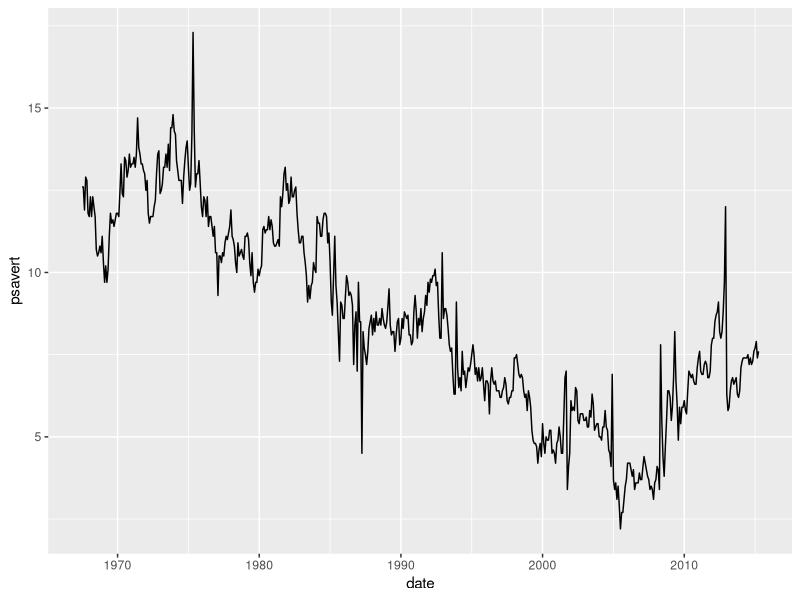
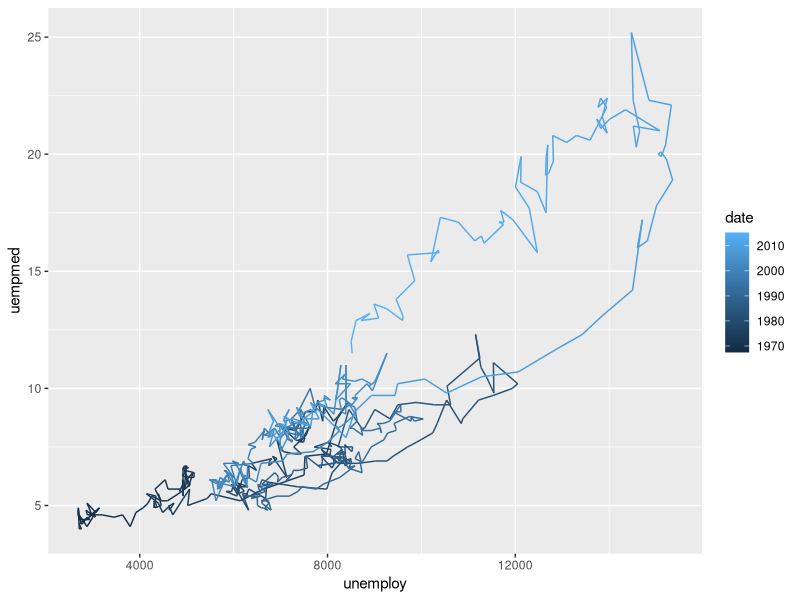
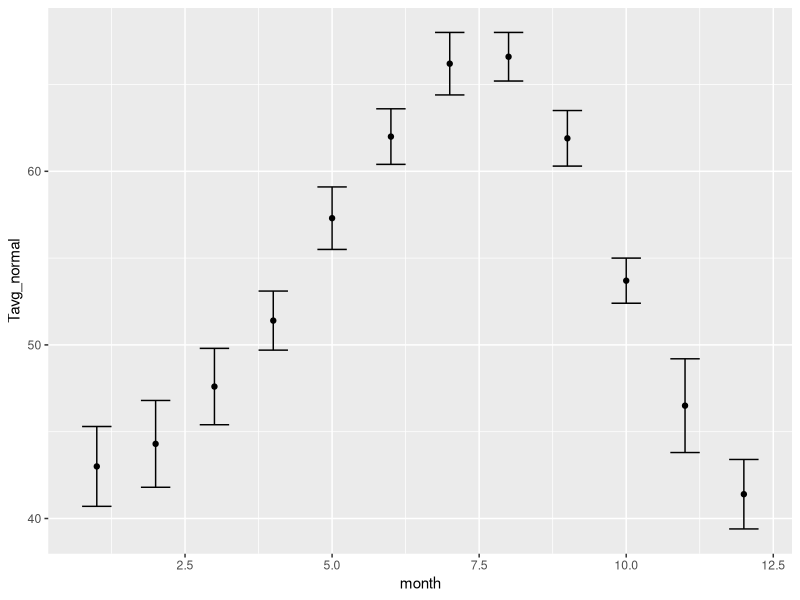
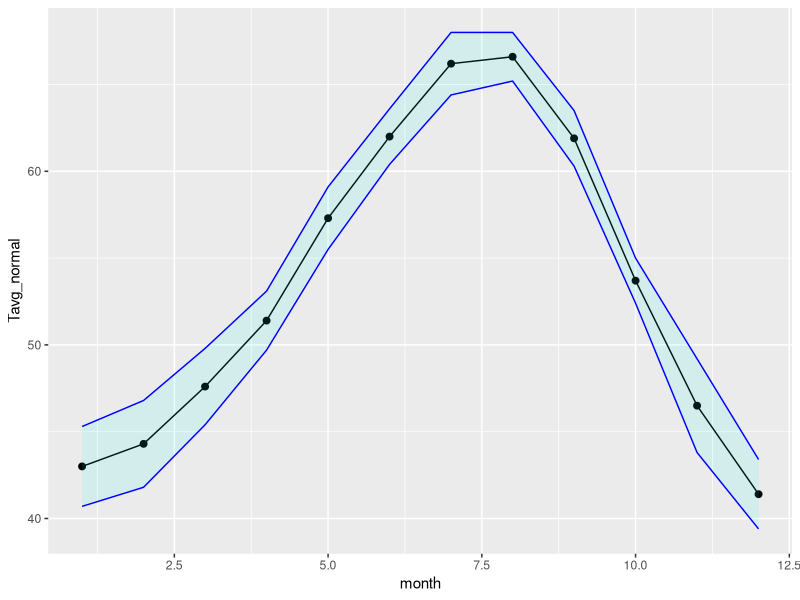
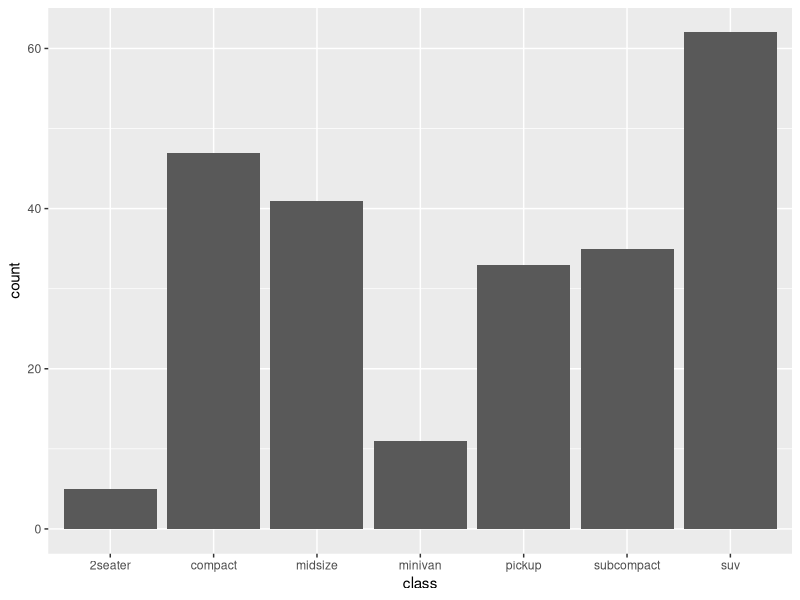
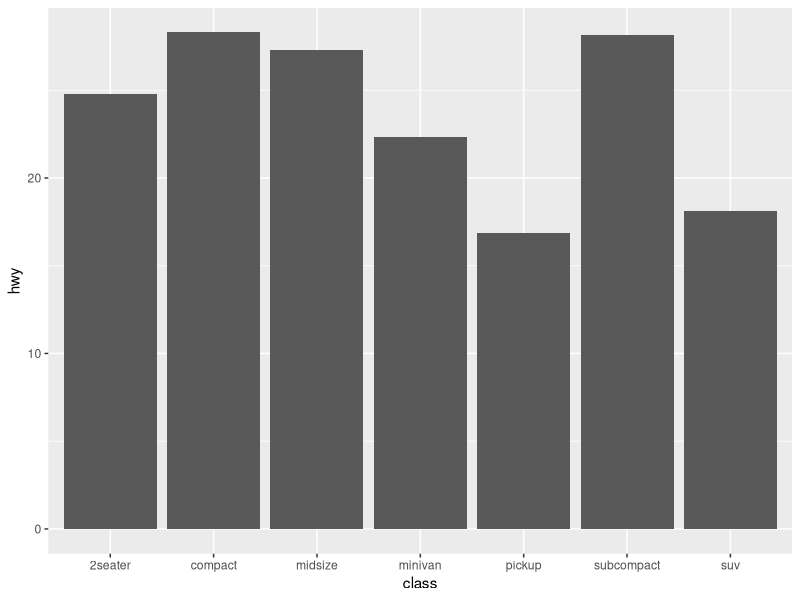
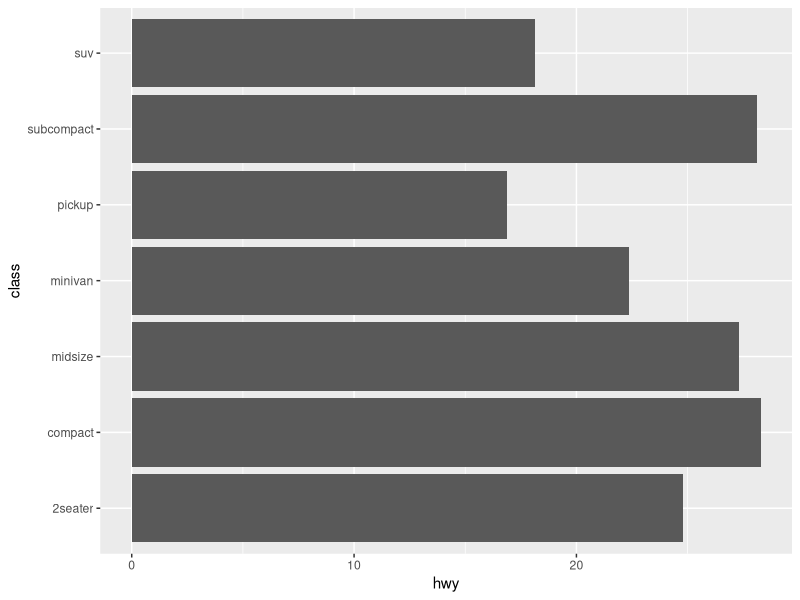
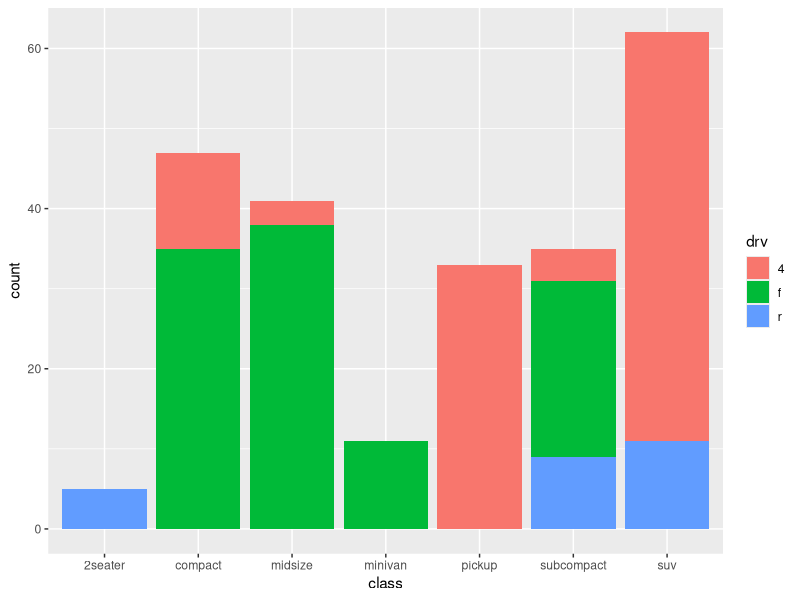

These charts were generated, in order, by the following R code: (Note: this script raises an error after producing the figures.)
## ---- chunk 1
knitr::opts_chunk$set(echo = TRUE)
## ---- chunk 2
library(readr)
library(dplyr)
library(ggplot2)
## ---- chunk 3
economics
## ---- chunk 4
ggplot(economics, aes(x=date, y=psavert)) + geom_line()
## ---- chunk 5
ggplot(economics) +
    geom_path(aes(x = unemploy, y = uempmed, color=date))
## ---- chunk 6
monthly_normal <- read_csv("data/monthly_normal.csv")
## ---- chunk 7
monthly_normal
## ---- chunk 8
ggplot(monthly_normal, aes(x=month, y=Tavg_normal)) +
  geom_point() +
  geom_errorbar(aes(
    ymin = Tavg_normal - Tavg_stddev, 
    ymax = Tavg_normal + Tavg_stddev
  ), width=0.5)
## ---- chunk 9
ggplot(monthly_normal, aes(x=month, y=Tavg_normal)) +
  geom_point(size=2) + geom_line() +
  geom_ribbon(aes(
    ymin = Tavg_normal - Tavg_stddev, 
    ymax = Tavg_normal + Tavg_stddev),
    alpha=0.1, color="blue", fill="cyan"
  )
## ---- chunk 10
ggplot(mpg, aes(x=class)) + geom_bar()
## ---- chunk 11
mpg_by_class <- mpg |> group_by(class) |> 
  summarize(hwy=mean(hwy), cty=mean(cty))
## ---- chunk 12
ggplot(mpg_by_class, aes(x=class, y=hwy)) + geom_col()
## ---- chunk 13
ggplot(mpg_by_class, aes(y=class, x=hwy)) + geom_col()
## ---- chunk 14
ggplot(mpg, aes(x=class)) + geom_bar(aes(fill=drv))
## ---- chunk 15
ggplot(mpg, aes(x=hwy)) + geom_histogram()
## ---- chunk 16
ggplot(mpg, aes(x=hwy)) + geom_histogram(binwidth=2.5, boundary=10)
## ---- chunk 17
ggplot(mpg, aes(x=hwy)) + 
  geom_histogram(aes(fill=drv), binwidth=2.5, boundary=10)
## ---- chunk 18
ggplot(mpg, aes(x=class, y=hwy)) + geom_boxplot()
## ---- chunk 19
ggplot(mpg, aes(x=class)) + 
  geom_boxplot(
    aes(y=hwy, color=drv), 
    position=position_dodge2(preserve="single")
  )
## ---- chunk 20
ggplot(mpg, aes(y=class, x=hwy)) + geom_boxplot()
## ---- chunk 21
dframe <- read_csv("data/polynomial_mul_gaussian.csv")
## ---- chunk 22
dframe
## ---- chunk 23
ggplot(dframe, aes(x=x, y=y, z=z)) + geom_contour_filled()
## ---- chunk 24
ggplot(df, aes(x=x, y=y, z=z)) + 
  geom_contour(aes(color=after_stat(level)))
## ---- chunk 25
ggplot(df, aes(x=x, y=y, z=z)) + 
  geom_contour(aes(color=after_stat(level)), binwidth=0.05)
## ---- chunk 26
ggplot(df, aes(x=x, y=y, fill=z)) + geom_tile()
## ---- chunk 27
ggplot(df, aes(x=x, y=y, fill=z)) + geom_raster()
## ---- chunk 28
ggplot(df, aes(x=x, y=y, fill=z)) + geom_raster(interpolate=TRUE)
## ---- chunk 29
ggplot(monthly_normal, aes(x=month, y=Tavg_normal)) +
  geom_hline(yintercept=53.5, linewidth=2, color="orange") + 
  geom_point() +
  geom_errorbar(aes(
    ymin = Tavg_normal - Tavg_stddev, 
    ymax = Tavg_normal + Tavg_stddev
  ), width=0.5)
## ---- chunk 30
ggplot(mpg_by_class, aes(y=class, x=hwy)) + 
  geom_col() +
  geom_vline(xintercept = mean(mpg$hwy), color="cyan", linewidth=2)
